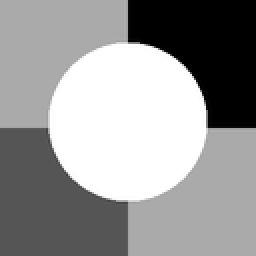
%> input picture sy2.bmp, 128 x 128 px, shrunk from 256 x 256 before the run (shown 2 times larger)
$ octave test_FCM_g.m   (GNU Octave 9; MATLAB toolbox functions it lacks are replaced by stand-ins)
%> lines starting %> are read from the running program, lines starting %| are printed output that depends on the picture; long printed decimals are rounded
### w_recons_CO.m
% morphological closing reconstruction
function fobrcbr=w_recons_CO(f,se)
fe=imerode(f,se);
fobr=imreconstruct(fe,f);
fobrc=imcomplement(fobr);
fobrce=imerode(fobrc,se);
fobrcbr=imcomplement(imreconstruct(fobrce,fobrc));

### KLFCM.m
function [PKL1, eta,P,C, dist, J,P2] = KLFCM(X,Xbar, k, b,m,n,alpha,beta)
iter = 0;
[N, p] = size(X);
P = rand(N, k);
P = P./(sum(P, 2)*ones(1, k));
J_prev = inf; J = []; eta_prev=inf; eta=[];
while true
    iter = iter + 1;
    t = P.^b;
    C = ((X+beta*Xbar)'*t)'./(sum(t)'*ones(1, p)*(1+beta));
    dist = sum(X.*X, 2)*ones(1, k) + (sum(C.*C, 2)*ones(1, N))'-2*X*C'+ beta*(sum(Xbar.*Xbar, 2)*ones(1, k) + (sum(C.*C, 2)*ones(1, N))'-2*Xbar*C');

    PP=reshape(P, m, n, k);
    for i=1:k
        P1=meafilt2(PP(:,:,i));
        P2(:,i)=P1(:);
    end
    Pbar=P2./(P2*ones(k,1)*ones(1,k));
    t3=Pbar.*exp(-1.*dist./alpha);
    PKL1=P./Pbar;
    KL=sum(sum(P.*PKL1));

    PPP=P;
    P = t3./(sum(t3, 2)*ones(1, k));
    J_cur = sum(sum((P.^b).*dist));
    J = [J J_cur];

    eta_cur=norm(PPP-P,2);
    eta= [eta eta_cur];
    eta_prev = eta_cur;

    if eta_cur < 1e-5
        break;
    end

%     if norm(J_cur-J_prev, 'fro') < 1e-3,
%         break;
%     end
   display(sprintf('#iteration: %03d, objective function: %f', iter, J_cur));
   J_prev = J_cur;
end

### Optivalue.m
function RRR=Optivalue(RR,k)

[m, n, c]=size(RR);
RR=floor(RR(:));
U=unique(RR);
H=histc(RR,U);
HU=sortrows([H U],1);

HHU=HU(end-k+1:end,:);


for i=1:length(RR)
    [p,q]=min(abs(RR(i)-HHU(:,2)));
    RR(i)=HHU(q,2);
end

RRR=reshape(RR, m, n, c);

### test_FCM_g.m
%%
getd = @(p)path(p,path);
%%
clc; clear all; close all;
Io = imread('sy2.bmp');
%> Io is the input picture: size 128x128 uint8; min 0, max 255, mean 151.7
rng('default');
[m, n, p] = size(Io);
%> m = 128; n = 128; p = 1
if p~=1
    Io=rgb2gray(Io);
    p=1;
end

figure(1)
imshow(Io);

%%
I=imnoise(uint8(Io),'gaussian',0,30^2/255^2);
I=imnoise(uint8(I),'salt & pepper',0.15);
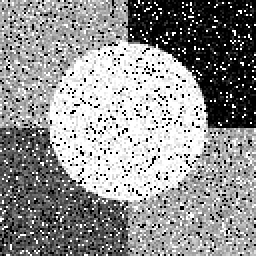
%> I: size 128x128 uint8 (shown 2 times larger); min 0, max 255, mean 145.9
I=uint8(I);
figure(2)
imshow(I);
%%
[counts,x]=imhist(I);%Grayscale statistics
%> counts = 256 values, max 3293 at index 256, min 16 at index 33, mean 64; x = 256 values from 0 to 255
figure(3)
imhist(I);
%> figure, not shown here; highest point at x = 255, y = 3293
%%
se=3;
If=w_recons_CO(double(I),strel('square',se));
%> in w_recons_CO, `fe=imerode(f,se);`:
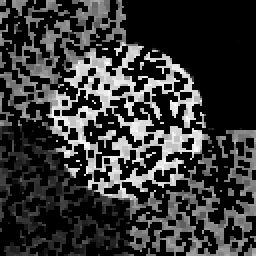
%> fe: size 128x128 double (shown 2 times larger); min 0, max 255, mean 55
%> in w_recons_CO, `fobrce=imerode(fobrc,se);`:
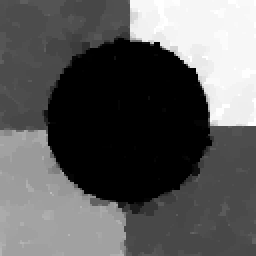
%> fobrce: size 128x128 double (shown 2 times larger); min -254, max 1, mean -162.3; drawn with min black and max white
If=uint8(If);
figure(4)
imshow(If);
%%
X = reshape(double(I), m*n, p);
Xbar = reshape(double(If), m*n, p);
k = 4; b = 1;alpha=15000;beta=3;
tic;[KL, eta, P,C, dist, J,P2] = KLFCM(X,Xbar,k,b,m,n,alpha,beta);toc;
%> the loop in KLFCM, `while true` made 217 passes
%> (KL, J_cur, eta_cur, eta_prev, J_prev) on passes 11 to 13: (16994, 72766114.8, 2.28, 2.28, 72766114.8), (16935.8, 72303916.4, 1.07, 1.07, 72303916.4), (16906.3, 72150915.6, 0.523, 0.523, 72150915.6)
%| #iteration: 001, objective function: 506012778.445
%| #iteration: 002, objective function: 504270766.333
%| #iteration: 003, objective function: 471928122.593
%| #iteration: 004, objective function: 281748828.366
%| #iteration: 005, objective function: 162948055.018
%| #iteration: 006, objective function: 125861379.516
%| #iteration: 007, objective function: 99663056.095
%| #iteration: 008, objective function: 84947126.479
%> (further printed lines are left out)
%> pass 2, in KLFCM, `PP=reshape(P, m, n, k);`:
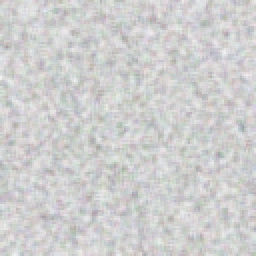
%> PP: size 128x128x4 double (shown 2 times larger); mean R, G, B, A 0.252, 0.249, 0.25, 0.249; transparent parts drawn white
%> after the loop in KLFCM, `while true`: J = 217 values, max 506012778.4 at index 1, min 72092618.1 at index 15, mean 79834708; eta = 217 values, max 29.86 at index 4, min 9.9e-06 at index 217, mean 0.711; iter = 217
%> after `[KL, eta, P,C, dist, J,P2] = KLFCM(X,Xbar,k,b,m,n,alpha,beta)`: C = [87.51; 242.8; 10.91; 168.1]

%%
[~, label] = min(dist, [], 2);
label=reshape(label, m, n, p);
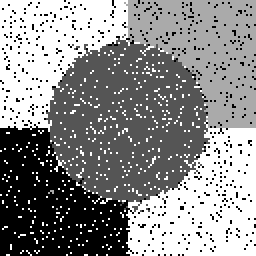
%> label: size 128x128 double (shown 2 times larger); min 1, max 4, mean 2.66; drawn with min black and max white
Is=reshape(C(label, :), m, n, p);
figure(5)
imshow(uint8(Is),'border','tight')
figure(6)
plot(1:length(J), J, 'r-*'), xlabel('#iterations'), ylabel('objective function')
%> after `ylabel('objective function')`:
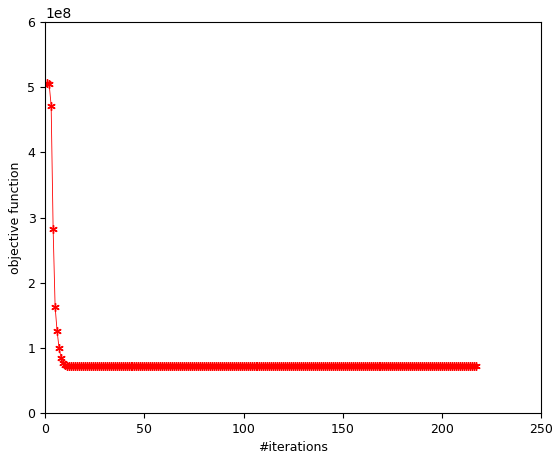
%> figure redrawn from the program's plot data; curve peaks at x = 1, y = 506012778.4


Ce=reshape(double(C), size(C,1)*size(C,2), p);
%> Ce = [87.51; 242.8; 10.91; 168.1]
t = P.^b;
R = (t*Ce)./(sum(t')'*ones(1, p));
RR=reshape(R, m, n, p);

figure(7)
imshow(uint8(RR),'border','tight')
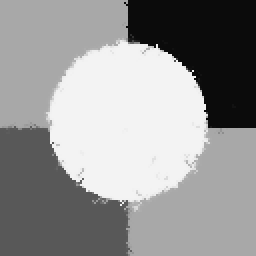
%> displayed picture: size 128x128, on the screen's scale of 0 to 255 (shown 2 times larger); min 11, max 243, mean 149.8

RR=Optivalue(RR,k);
%> in Optivalue, `U=unique(RR);`: U = 164 values from 10 to 242
%> in Optivalue, `H=histc(RR,U);`: H = 164 values, max 5268 at index 92, min 1 at index 11, mean 99.9
%> in Optivalue, `HU=sortrows([H U],1);`: HU = 164 rows, first 12: [1 20; 1 23; 1 24; 1 25; 1 31; 1 33; 1 34; 1 41; 1 42; 1 47; 1 55; 1 62]
%> in Optivalue, `HHU=HU(end-k+1:end,:);`: HHU = [2550 10; 2779 87; 4419 242; 5268 168]
figure(8)
imshow(uint8(RR),'border','tight')

$ run again, with noisy_mixed_Dfour244true.bmp copied over sy2.bmp
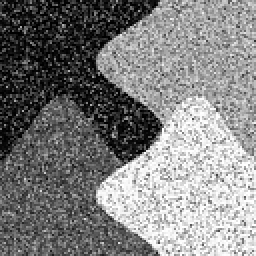
%> input picture noisy_mixed_Dfour244true.bmp, 128 x 128 px, shrunk from 244 x 244 before the run (shown 2 times larger)
%> Io is the input picture: size 128x128 uint8; min 0, max 255, mean 127.8
%> counts = 256 values, max 2128 at index 1, min 22 at index 236, mean 64; x = 256 values from 0 to 255
%> the loop in KLFCM, `while true` made 383 passes
%> (KL, J_cur, eta_cur, eta_prev, J_prev) on passes 12 to 14: (17511.9, 92792870.7, 5.75, 5.75, 92792870.7), (17395.8, 90973073.3, 5.17, 5.17, 90973073.3), (17289.9, 89590741, 4.61, 4.61, 89590741)
%> (printed output is left out)
%> after the loop in KLFCM, `while true`: J = 383 values, max 385522903.7 at index 1, min 85910920.6 at index 383, mean 90291684.4; eta = 383 values, max 29.1 at index 6, min 9.87e-06 at index 383, mean 0.436; iter = 383
%> `[KL, eta, P,C, dist, J,P2] = KLFCM(X,Xbar,k,b,m,n,alpha,beta)`: C = [159.1; 37.18; 215; 93.61]
%> `ylabel('objective function')`:
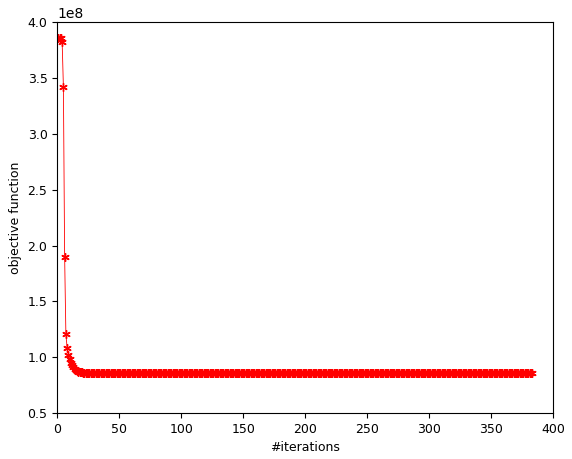
%> figure redrawn from the program's plot data; curve peaks at x = 1, y = 385522903.7
%> `RR=reshape(R, m, n, p);`:
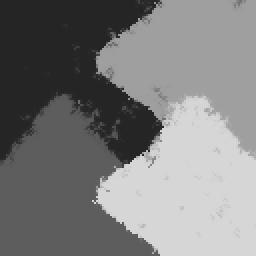
%> RR: size 128x128 double (shown 2 times larger); min 37.18, max 215, mean 126.4
%> U = 175 values from 37 to 214
%> H = 175 values, max 3526 at index 175, min 1 at index 65, mean 93.62
%> HU = 175 rows, first 12: [1 102; 1 103; 1 105; 1 114; 1 118; 1 119; 1 131; 1 134; 1 137; 1 177; 1 181; 2 99]
%> HHU = [3221 159; 3379 37; 3432 93; 3526 214]
